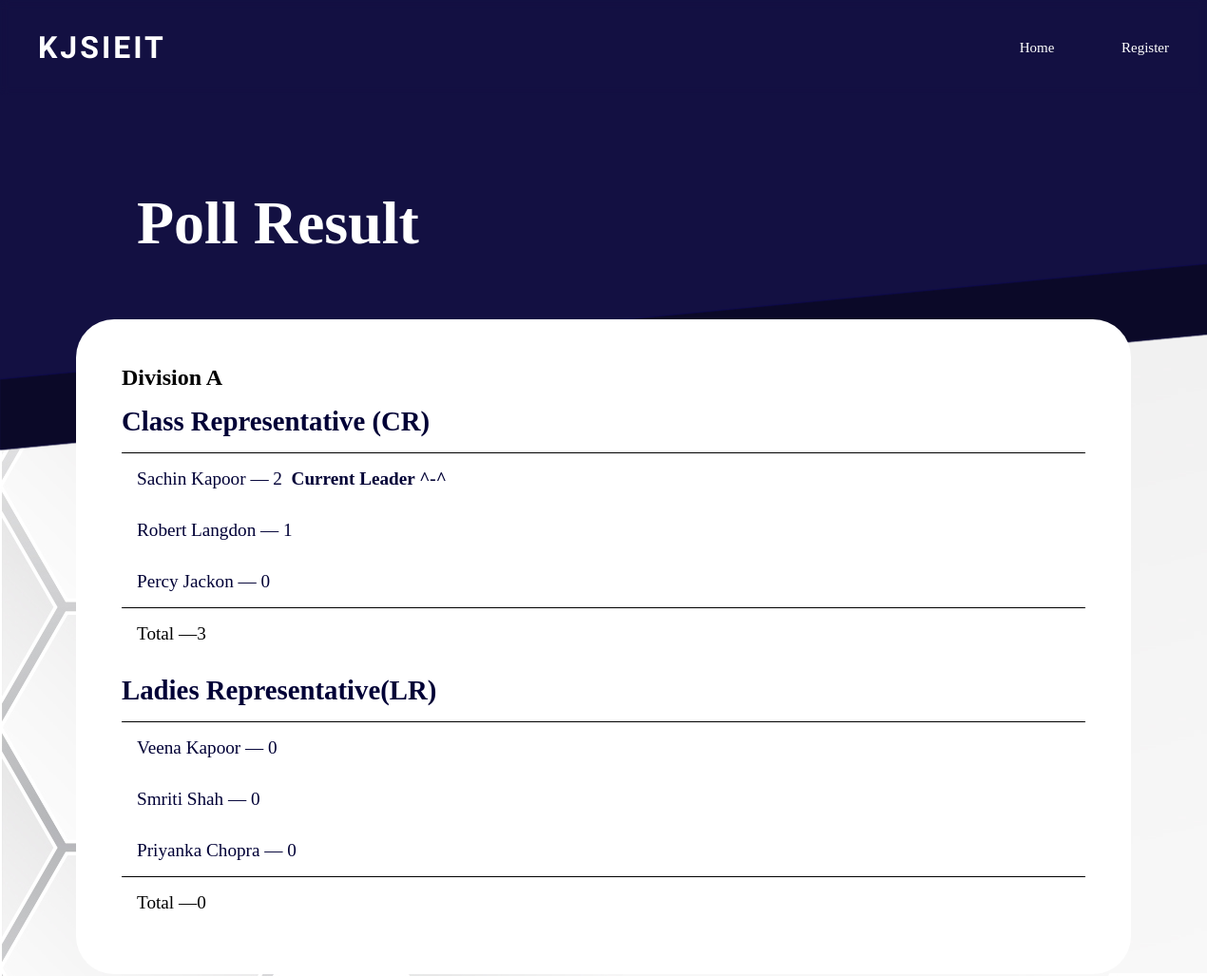
The app's page /result/ (upper part), older data.
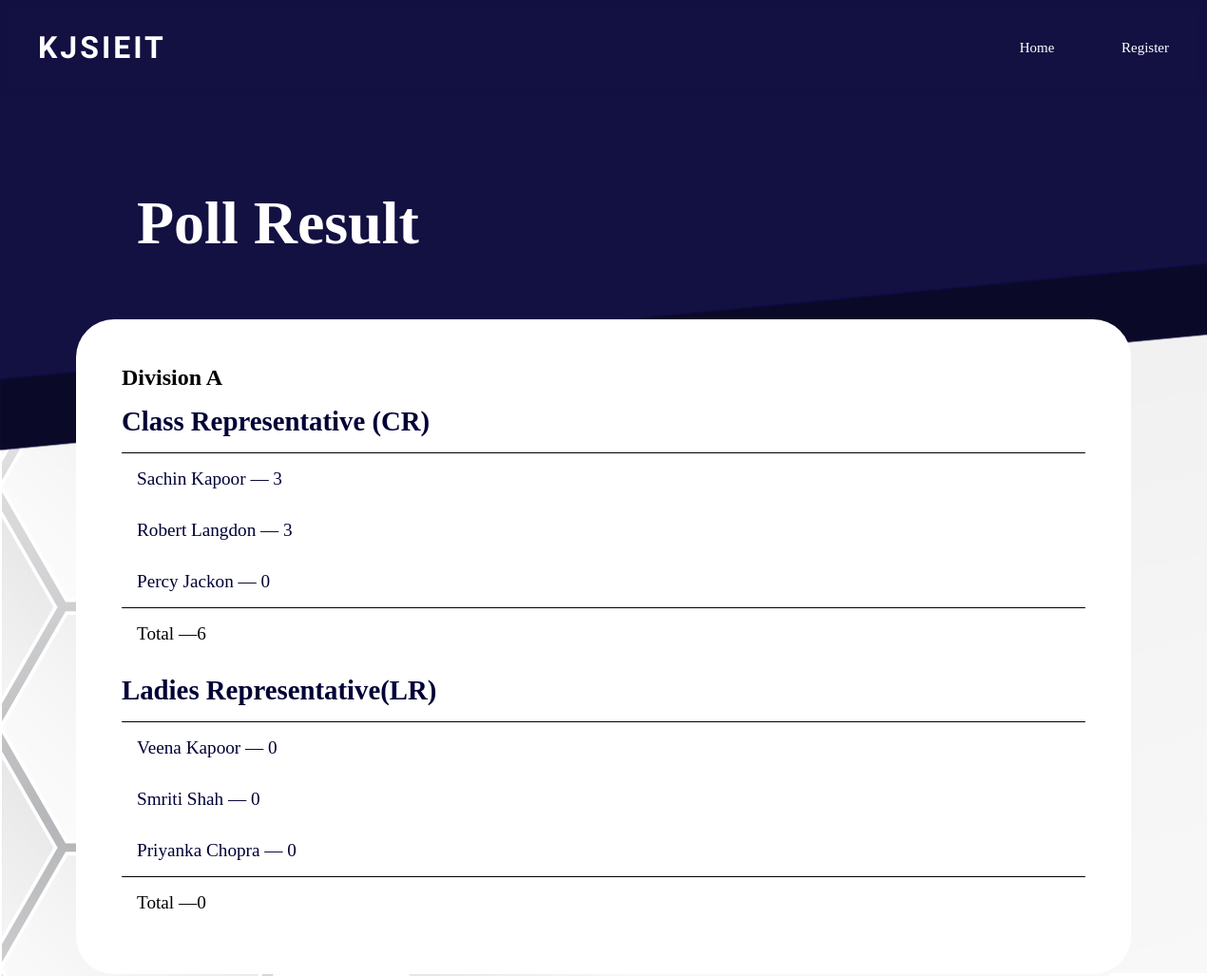
The same page, newer data.
### vote/models.py (models this page shows, shortened)
class ADivPoll(models.Model):
    Elections_for = models.TextField(max_length=30, null=True)
    candidate_1 = models.CharField(max_length=30, null=True)
    candidate_2 = models.CharField(max_length=30, null=True)
    candidate_3 = models.CharField(max_length=30, null=True)
    candidate_1_count = models.IntegerField(default=0)
    candidate_2_count = models.IntegerField(default=0)
    candidate_3_count = models.IntegerField(default=0)
    def total(self):
        return self.candidate_1_count + self.candidate_2_count + self.candidate_3_count

### vote/views.py (the view)
# urls.py: path('result/',views.result, name='result'),
def result(request):
    pollA = ADivPoll.objects.all()
    pollB = BDivPoll.objects.all()
    context = {'pollA':pollA, "pollB":pollB}
    return render(request,'vote/result.html',context)

### vote/models.py (called while the page is built)
    def total(self):
        return self.candidate_1_count + self.candidate_2_count + self.candidate_3_count

### vote/templates/vote/result.html (shortened to what this page needs)
{% extends 'vote/navbar.html' %}
{% block content %}
<!DOCTYPE html>
<html lang="en">
<head>
    {% load static %}
    <link rel="stylesheet" href="{% static 'vote/css/results.css' %}">
</head>
<body>
<div class="panel">
    <div class="panel-heading"><h1>Poll Result</h1></div>
    <div class="panel-body">
        <div class="Div">
        <h2>Division A</h2>
        {% for poll in pollA %}
        <div class="title">
            <h2>{{ poll.Elections_for }}</h2>
        </div>
        <div class="list">
            <ul class="list-group">
                <li class="list-item">{{ poll.candidate_1 }} &mdash; {{ poll.candidate_1_count }}
                    {% if poll.candidate_1_count > poll.candidate_2_count and poll.candidate_1_count > poll.candidate_3_count %}
                    <strong>&nbsp;Current Leader ^-^</strong>
                    {% endif %}
                </li>
                <li class="list-item">{{ poll.candidate_2 }} &mdash; {{ poll.candidate_2_count }}
                </li>
                <li class="list-item">{{ poll.candidate_3 }} &mdash; {{ poll.candidate_3_count }}
                </li>
            </ul>
        </div>
        <div class="panel-footer">
            Total &mdash;{{ poll.total }}
        </div>
        {% endfor %}
        </div>
    </div>
</div>
</body>
</html>
{% endblock %}

Row changes from the older to the newer data that the page shows:
changed ADivPoll "Class Representative (CR)": candidate_1_count "2" → "3"; candidate_2_count "1" → "3"; total "3" → "6"; no longer shows "Current Leader ^-^"
